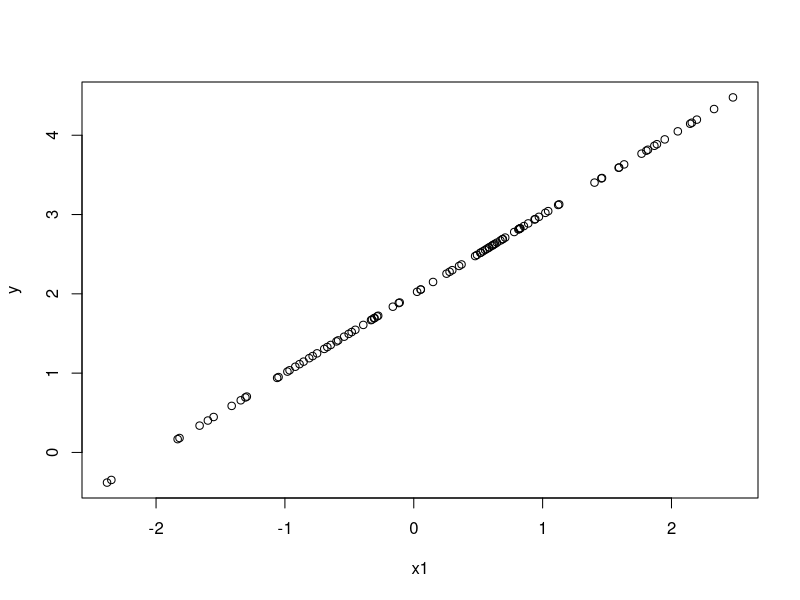
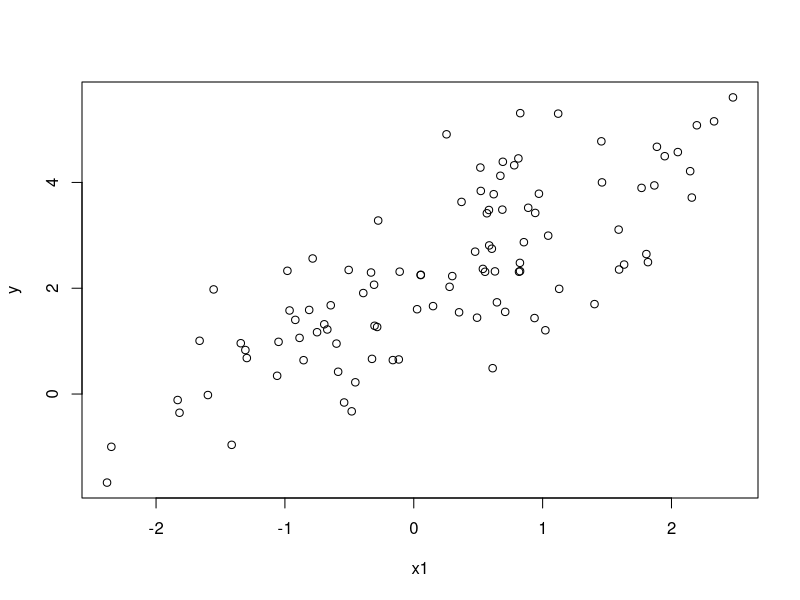
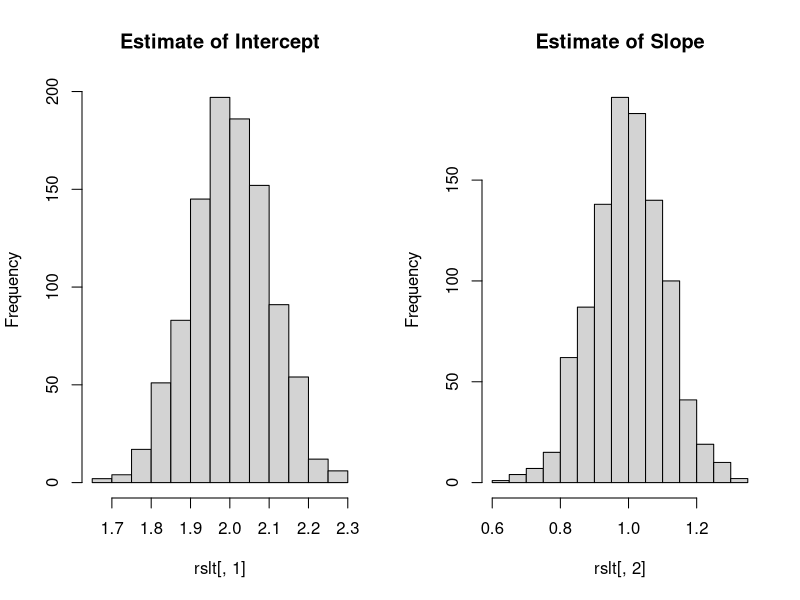
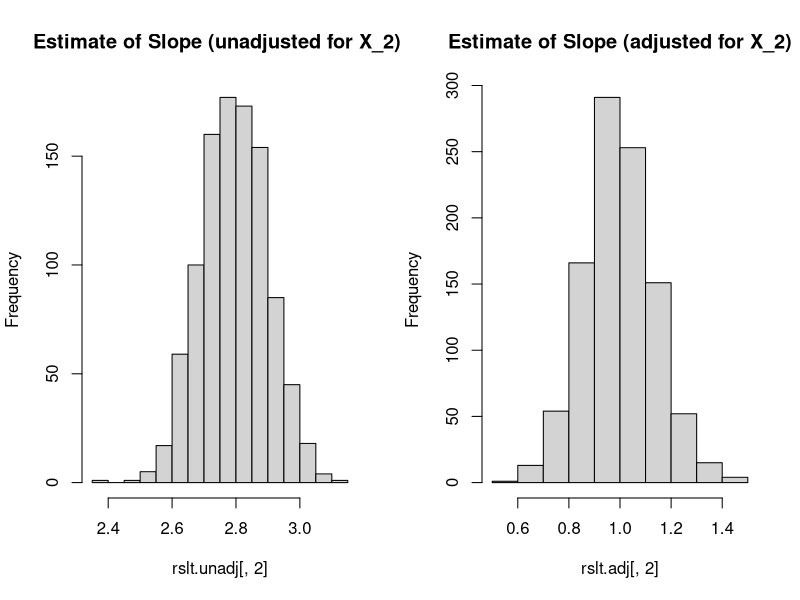

The R script that drew these images, in order:
##
#####
##### ISI BUDS - 2022 : Simulation study to illustrate confounding
#####
##
#####
##### Simulation study to understand 
#####   1. Sampling distribution of an estimator
#####   2. Adjustment for confounding
#####   3. Adjustment for precision 
##### in linear regression models
#####
##
#####
##### Part a
#####
##
set.seed(12345)         ## Set a random seed to recreate results
##
##### Consider simulating data for one "study"
##
n <- 100                ## Sample size of 100
x1 <- rnorm(n,0,1)      ## Simulate a predictor of interest
beta0 <- 2              ## True intercept in the model
beta1 <- 1              ## True slope in the model
y <- beta0 + beta1*x1   ## Generate response without error
plot(x1,y)              ## Look at relationship between generated x1 and y
eps <- rnorm(n,0,1)     ## Error term
y <- y + eps            ## Add on the error term
plot(x1,y)              ## Observed relationship between x1 and y

##
##### Now use linear regression to estimate the relationship between x and y
#####   Note: Look at ??lm for more details on the lm() function
##
lmfit <- lm( y ~ x1 )
summary( lmfit )        ## How good are our true estimates?

##
##### True intercept is 2, and we estimate it to be 1.994
##### True slope is 1, and we estimate it to be 1.155
##
##### Theory also tells us that if we repeated this "study" over and over
##### again many times:
#####     1.  On average, these estimates would be equal to the true values
#####     2.  The standard error (i.e. standard deviation) of the estimates would 
#####         be approximately .100
#####
##


##
#####
##### Part b
#####
##
##
##### Let's check the theory and see if this is true. We will do this by
##### simulating many studies (1000), saving the estimates from each,
##### and looking at the sampling distribution
##
##### To do this, we can put the above in a for() loop!
##
rslt <- matrix(NA,1000,2) ## Create a matrix to store the estimates from each study (1000 x 2)
n <- 100                ## Sample size of 100
x1 <- rnorm(n,0,1)      ## Simulate a predictor of interest
beta0 <- 2              ## True intercept in the model
beta1 <- 1              ## True slope in the model
y <- beta0 + beta1*x1   ## Generate response without error
for( i in 1:1000){        ## i is the counter for each simulated study
  eps <- rnorm(n,0,1)
  y <- beta0 + beta1*x1 + eps
  lmfit <- lm( y ~ x1 )
  rslt[i,] <- lmfit$coefficients ## This will extract the estimates from the fit
}


##
#####
##### Part c
#####
##
##
##### Now let's look at the sampling distribution of the estimates
##
par(mfrow=c(1,2))
hist(rslt[,1], main="Estimate of Intercept")
hist(rslt[,2], main="Estimate of Slope")
par(mfrow=c(1,1))

## The above are the realized estimates if we had the ability to do the study many times
## It looks like they are centered at the true value... Let's check
mean(rslt[,1])
mean(rslt[,2])

##  Very close!  The estimates are "unbiased".

##  What about the standard deviation? Theory said they should both be about .10
sd(rslt[,1])
sd(rslt[,2])

## Again, very close!  This means that with a single sample, theory allows us
## to draw valid inference on the population parameters (the "truth")



##
#####
##### Part d
#####
##
##
##### Now let's look at adjusting for another variable
##### We will generate the data in the same way, but with 
##### the X's from a bivariate normal to allow for correlation between them
##
set.seed(12345)         ## Set a random seed to recreate results
library(MASS)           ## Load the MASS library to generate bivariate normal data
##
##### Consider simulating data for one "study"
##
n <- 100                ## Sample size of 100
X <- mvrnorm(n=100,     ## Simulate covariates with correlation .6
             mu=c(0, 0),
             Sigma=matrix(c(1, .6, 6, 1), ncol=2))    
x1 <- X[,1]
x2 <- X[,2]
beta0 <- 2              ## True intercept in the model
beta1 <- 1              ## True slope in the model for x1
beta2 <- 3              ## True slope in the model for x2
y <- beta0 + beta1*x1 + beta2*x2   ## Generate response without error
eps <- rnorm(n,0,1)     ## Error term
y <- y + eps            ## Add on the error term

##
##### Now use linear regression to estimate the relationship between x and y
##### first adjusting for x2
##
lmfit.adj <- lm( y ~ x1 + x2 )
summary( lmfit.adj )        ## How good are our true estimates?

## Again, these are very close...What if we fail to adjust for x2 (a confounder)?
lmfit.unadj <- lm( y ~ x1 )
summary( lmfit.unadj )        ## How good are our true estimates?

## Truth is 1 in the adjusted model, but estimate is 3.16!  This is the impact of
##  failing to adjust for the confounder...


##
#####
##### Part e
#####
##
##
######  Now let's simulate these data over a 1000 experiments and
######  see if these results are consistent across them...
##
rslt.unadj <- matrix(NA,1000,2) ## Create a matrix to store the estimates from each study (1000 x 2)
rslt.adj <- matrix(NA,1000,3) ## Create a matrix to store the estimates from each study (1000 x 2)
n <- 100                ## Sample size of 100
X <- mvrnorm(n=100,     ## Simulate covariates with correlation .6
             mu=c(0, 0),
             Sigma=matrix(c(1, .6, 6, 1), ncol=2))    
x1 <- X[,1]
x2 <- X[,2]
beta0 <- 2                        ## True intercept in the model
beta1 <- 1                        ## True slope in the model for x1
beta2 <- 3                        ## True slope in the model for x2
for( i in 1:1000){                ## i is the counter for each simulated study
  eps <- rnorm(n,0,1)
  y <- beta0 + beta1*x1 + +beta2*x2 + eps
  lmfit.unadj <- lm( y ~ x1 )
  lmfit.adj <- lm( y ~ x1 + x2 )
  rslt.unadj[i,] <- lmfit.unadj$coefficients ## This will extract the estimates from the fit
  rslt.adj[i,] <- lmfit.adj$coefficients ## This will extract the estimates from the fit
  }


##
#####
##### Part f
#####
##
##
##### Now let's look at the sampling distribution of the estimates
##
par(mfrow=c(1,2))
hist(rslt.unadj[,2], main="Estimate of Slope (unadjusted for X_2) ")
hist(rslt.adj[,2], main="Estimate of Slope (adjusted for X_2)")
par(mfrow=c(1,1))

##
##### Unadjusted estimates are centered around 3, while adjusted are at 1 (the truth)
##

##
#####
##### Part g
#####
##
##  Changing the association between X_2 and Y, and the 
##  correlation between X_1 and X_2 will have the following effects:
##    1. As the value of \beta_2 increases in magnitude, the bias will increase
##    2. As the value of the correlation goes to 1 in absolute value, the bias will increase
##

##
#####
##### Part h
#####
##
##### Now suppose the correlation between X_1 and X_2 is zero (independent)
##
set.seed(12345)         ## Set a random seed to recreate results
library(MASS)           ## Load the MASS library to generate bivariate normal data
##
##### Consider simulating data for one "study"
##
n <- 100                ## Sample size of 100
X <- mvrnorm(n=100,     ## Simulate covariates with correlation .6
             mu=c(0, 0),
             Sigma=matrix(c(1, 0, 0, 1), ncol=2))    
x1 <- X[,1]
x2 <- X[,2]
beta0 <- 2              ## True intercept in the model
beta1 <- 1              ## True slope in the model for x1
beta2 <- 3              ## True slope in the model for x2
y <- beta0 + beta1*x1 + beta2*x2   ## Generate response without error
eps <- rnorm(n,0,1)     ## Error term
y <- y + eps            ## Add on the error term

##
##### Now use linear regression to estimate the relationship between x and y
##### first adjusting for x2
##
lmfit.adj <- lm( y ~ x1 + x2 )
summary( lmfit.adj )        ## How good are our true estimates?

## Again, these are very close...What if we fail to adjust for x2 (a confounder)?
lmfit.unadj <- lm( y ~ x1 )
summary( lmfit.unadj )        ## How good are our true estimates?

## 
#####
##### Conclusions from this:
#####   1.  Both the unadjusted and adjusted models are unbiased
#####   2.  The standard error for \hat{\beta}_1 is smaller in the adjusted model. Why?
##
